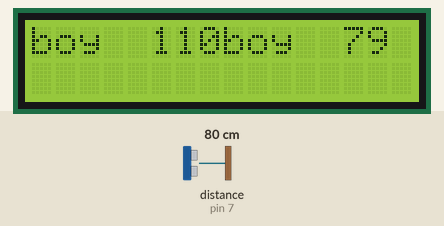
Bench run of a sketch on a simulated Arduino Uno, built with avr-gcc and run on an emulated ATmega328P. On the bench: 16×2 character LCD. Wiring (inferred from the names in the program): ultrasonic range finder: trigger pin 6; echo pin 7. The test bench sets the inputs (shaded band); at power-on: distance to the obstacle (sensor on pin 7) 80 cm. The echo pulse lasts 58.3 µs per cm.

Above: at 1.2 s.
1.3 s: distance to the obstacle (sensor on pin 7) set to 2 cm
At 3.0 s:
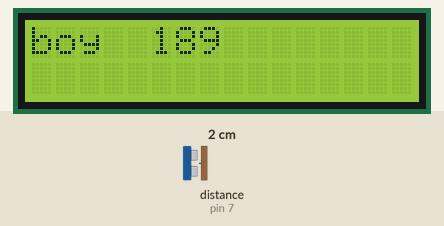
4.1 s: distance to the obstacle (sensor on pin 7) set to 4 cm
At 4.5 s:
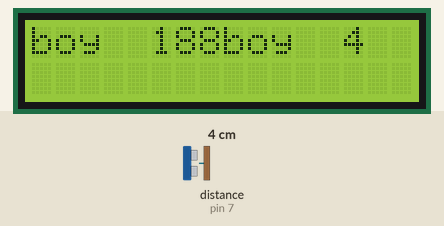
5.6 s: distance to the obstacle (sensor on pin 7) set to 9 cm
At 6.6 s:
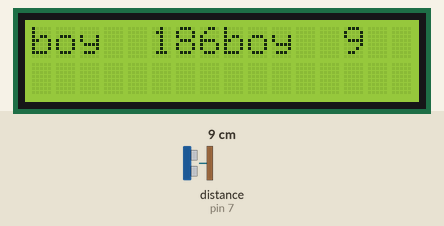
8.2 s: distance to the obstacle (sensor on pin 7) set to 120 cm
At 8.6 s:
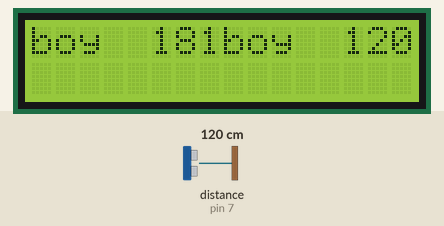
Timing chart, 0 to 11.2 s (numbered marks = the images above; inputs shaded):
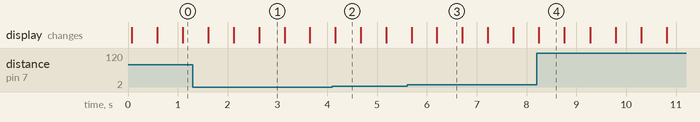

Measured:
- after the input at 4.1 s, the display: changes after 0.06 s (image 2)
- after the input at 5.6 s, the display: first differs from a run without the input after 0.60 s (image 3)
- after the input at 8.2 s, the display: changes after 0.05 s (image 4)
- what the display in image 1 shows lasts 0.5 s, from 2.6 s to 3.1 s

The sketch:

HelloWorld.ino
```cpp
#include <Wire.h>
#include <LiquidCrystal_I2C.h>

// Set the LCD address to 0x27 for a 16 chars and 2 line display
LiquidCrystal_I2C lcd(0x27, 16, 2);

int trig= 6;
int echo= 7;
long mesafe;
long sure;
void setup()
{

    pinMode( trig, OUTPUT);
  pinMode( echo, INPUT);
  Serial.begin(9600);
	// initialize the LCD
	lcd.begin();

	// Turn on the blacklight and print a message.
	lcd.backlight();
	lcd.print("");
}

void loop()
{
	 digitalWrite( trig , HIGH);
 delayMicroseconds(1000);
 digitalWrite(trig, LOW);
 sure = pulseIn(echo, HIGH);
 mesafe = (sure / 2) / 29.1;
 lcd.println("boy");
  lcd.backlight();
  lcd.print(mesafe);
  delay ( 500);
  lcd.clear();
  int boy=190-mesafe;
  lcd.println("boy");
  lcd.backlight();
  lcd.print(boy);
  delay (500);


}
```
